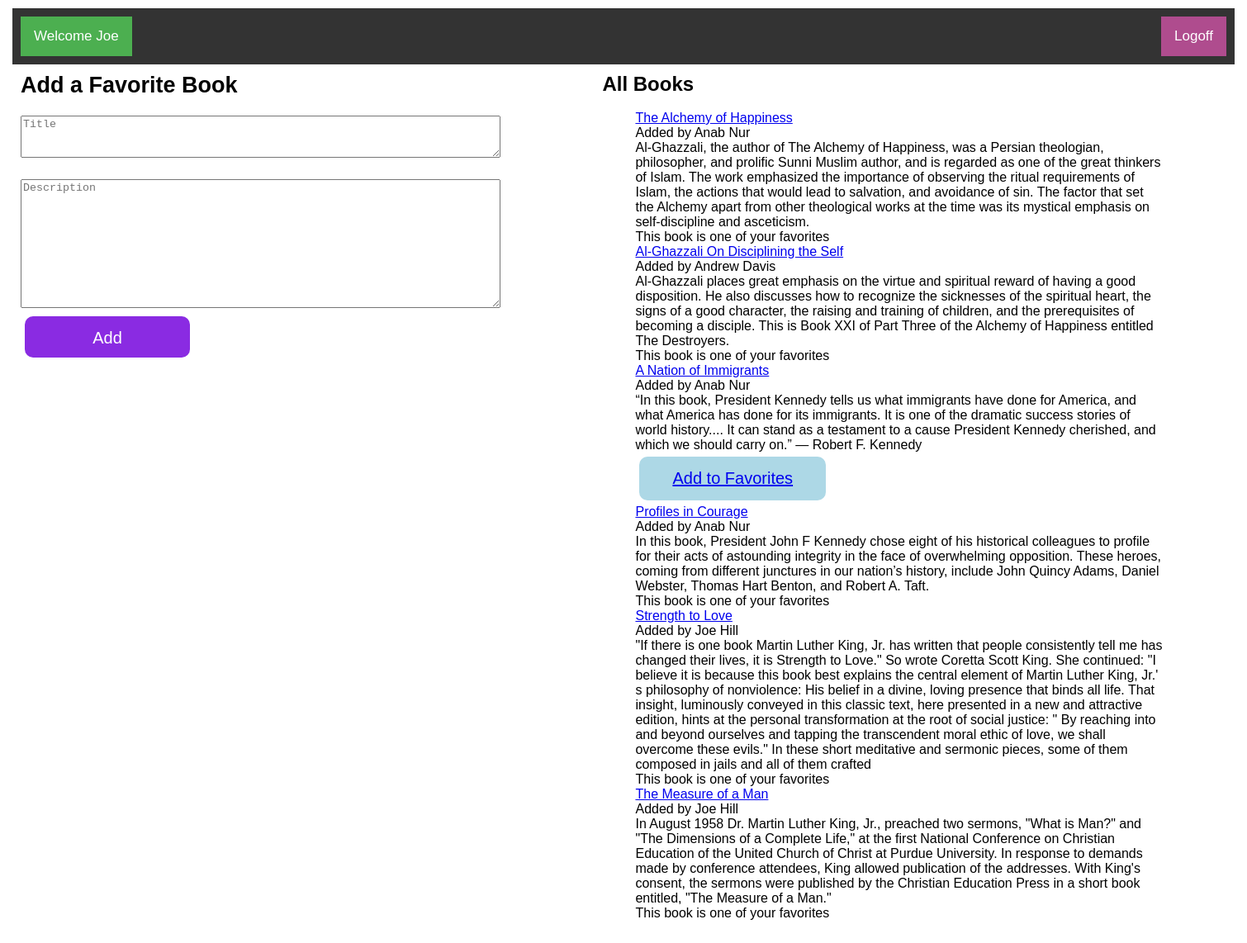
Screenshot of /book (signed in) with the database file from the repository.
### favoriteBooksApp/models.py (models this page shows)
class User(models.Model):
	firstName = models.CharField(max_length=255)
	lastName =  models.CharField(max_length=255)
	email = models.CharField(max_length=255)
	password = models.CharField(max_length=255)
	created_at = models.DateTimeField(auto_now_add=True)
	updated_at = models.DateTimeField(auto_now=True)
	objects = UserManager()

class Book(models.Model):
	title = models.CharField(max_length=255)
	desc =  models.CharField(max_length=255)
	creator = models.ForeignKey(User, related_name = "book_created", on_delete = models.CASCADE)
	isPosted = models.BooleanField(default = False)
	like = models.ManyToManyField(User, related_name = "book_liked")
	created_at = models.DateTimeField(auto_now_add=True)
	updated_at = models.DateTimeField(auto_now=True)

### favoriteBooksApp/views.py (the view)
def book(request):
	if 'loggedInID' not in request.session:
		return redirect('/')
	loggedInUser = User.objects.get(id=request.session['loggedInID'])
	context = {
		'loggedUser': loggedInUser,
		'allbooks': Book.objects.all()
	}
	return render (request, 'book.html', context)

### favoriteBooksApp/templates/book.html (shortened to what this page needs)
<!DOCTYPE html>
<html lang="en">
<head>
	{% load static %}
	<link rel="stylesheet" href="{% static 'style.css' %}">
</head>
<body>
	<div class="container2">
		<div class="topnav">
			<a class="active" href="#user">Welcome {{loggedUser.firstName}}</a>
			<a class="logout" href="/logout">Logoff</a></a>
		</div>
		<div class="box3">
			<h2>Add a Favorite Book</h2>
			<br>
			<form action="/addBook" method="post">
				<p class="p"><textarea placeholder = "Title" name="title" id="" cols="70" rows="3"></textarea></p>
				<br>
				<p class="p"><textarea placeholder = "Description" name="desc" id="" cols="70" rows="10"></textarea></p>
				<input class = "Addbutton" type="submit" value="Add">
			</form>
		</div>
		<div class="box4">
			<h2>All Books</h2>
			<br>
			{% for book in allbooks %}
			<ul>
				<li><a href="/show/{{book.id}}">{{book.title}}</a></li>
				<li>Added by {{book.creator.firstName}} {{book.creator.lastName}}</li>
				<li>{{book.desc}}</li>
				{% if loggedUser in book.like.all %}
				<p>This book is one of your favorites</p>
				{% else %}
				<button class="button4"><a href="/book/{{book.id}}/addfavor">Add to Favorites</a></button>
				{% endif %}
			</ul>
			{% endfor %}
		</div>
</body>
</html>

### favoriteBooksApp/static/style.css (style rules this page uses)
body { font-family: Arial, Helvetica, sans-serif; }
* { box-sizing: border-box; margin: auto; }
.topnav { overflow: hidden; background-color: #333; }
.topnav a { float: left; color: #f2f2f2; text-align: center; padding: 14px 16px; text-decoration: none; font-size: 17px; }
.topnav a.logout, a.dash { background-color: rgb(175, 76, 142); color: white; float: right; }
.topnav a.active { background-color: #4CAF50; color: white; margin: 10px; }
.container2 { width: 1500px; height: 1900px; padding: 10px; }
li { list-style-type: none; }
.p { font-size: large; }
.logout,.dash { float: right; margin: 10px }
.box3 { width: 700px; padding: 10px; margin: absolute; font-size: large; display: inline-block; vertical-align: top; }
.box4 { width: 700px; padding: 10px; font-size: medium; display: inline-block; vertical-align: top; }
.Addbutton { margin: -8px; background-color: blueviolet; border: none; color: white; padding: 15px 40px; text-align: center; text-decoration: none; display: inline-block; font-size: 20px; border-radius: 10px; margin: 5px; }
.button4 { margin: -8px; background-color: lightblue; border: none; color: white; padding: 15px 40px; text-align: center; text-decoration: none; display: inline-block; font-size: 20px; border-radius: 10px; margin: 5px; }
input { width: 200px; height: 50px; font-size: small; border-radius: 10px; margin: 5px; text-align: center; }

### rows the page displays
User: firstName "Joe"
Book: title "The Alchemy of Happiness", creator.firstName "Anab", creator.lastName "Nur", desc "Al-Ghazzali, the author of The Alchemy of Happiness, was a Persian theologian, philosopher, and prolific Sunni Muslim author, and is regarded as one of the great thinkers of Islam. The work emphasized the importance of observing the ritual requirements of Islam, the actions that would lead to salvation, and avoidance of sin. The factor that set the Alchemy apart from other theological works at the time was its mystical emphasis on self-discipline and asceticism.", shows "This book is one of your favorites"
Book: title "Al-Ghazzali On Disciplining the Self", creator.firstName "Andrew", creator.lastName "Davis", desc "Al-Ghazzali places great emphasis on the virtue and spiritual reward of having a good disposition. He also discusses how to recognize the sicknesses of the spiritual heart, the signs of a good character, the raising and training of children, and the prerequisites of becoming a disciple. This is Book XXI of Part Three of the Alchemy of Happiness entitled The Destroyers.", shows "This book is one of your favorites"
Book: title "A Nation of Immigrants", creator.firstName "Anab", creator.lastName "Nur", desc "“In this book, President Kennedy tells us what immigrants have done for America, and what America has done for its immigrants. It is one of the dramatic success stories of world history.... It can stand as a testament to a cause President Kennedy cherished, and which we should carry on.” — Robert F. Kennedy"
Book: title "Profiles in Courage", creator.firstName "Anab", creator.lastName "Nur", desc "In this book, President John F Kennedy chose eight of his historical colleagues to profile for their acts of astounding integrity in the face of overwhelming opposition. These heroes, coming from different junctures in our nation’s history, include John Quincy Adams, Daniel Webster, Thomas Hart Benton, and Robert A. Taft.", shows "This book is one of your favorites"
Book: title "Strength to Love", creator.firstName "Joe", creator.lastName "Hill", desc "\"If there is one book Martin Luther King, Jr. has written that people consistently tell me has changed their lives, it is Strength to Love.\" So wrote Coretta Scott King. She continued: \"I believe it is because this book best explains the central element of Martin Luther King, Jr.' s philosophy of nonviolence: His belief in a divine, loving presence that binds all life. That insight, luminously conveyed in this classic text, here presented in a new and attractive edition, hints at the personal transformation at the root of social justice: \" By reaching into and beyond ourselves and tapping the transcendent moral ethic of love, we shall overcome these evils.\" In these short meditative and…", shows "This book is one of your favorites"
Book: title "The Measure of a Man", creator.firstName "Joe", creator.lastName "Hill", desc "In August 1958 Dr. Martin Luther King, Jr., preached two sermons, \"What is Man?\" and \"The Dimensions of a Complete Life,\" at the first National Conference on Christian Education of the United Church of Christ at Purdue University. In response to demands made by conference attendees, King allowed publication of the addresses. With King's consent, the sermons were published by the Christian Education Press in a short book entitled, \"The Measure of a Man.\"", shows "This book is one of your favorites"
